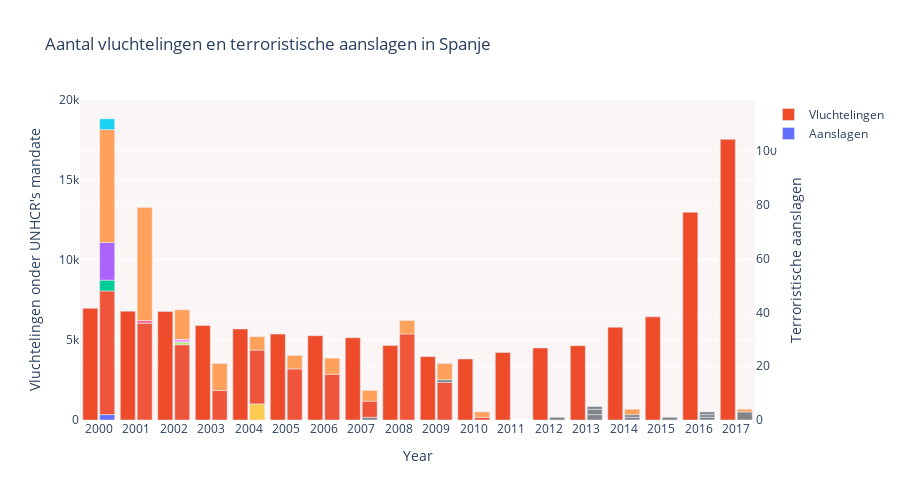

Notebook code cell kept with this figure:
### Markdown cell above
x

### Code cell
import plotly.graph_objs as go
import plotly.express as px
import pandas as pd
import geopandas as gpd
import matplotlib.pyplot as plt

df4 = pd.read_csv('migranten_per_jaar_per_land.csv')
df5 = df4[df4.Year.between(2000, 2017)]
df10 = df5[df5["Country of asylum"] == 'Spain']

df7 = pd.read_csv('aanslagen_per_jaar_per_land_per_groep.csv')
df8 = df7[df7.year.between(2000, 2017)]
df11 = df8[df8["country"] == 'Spain']

groups = df11['group'].unique()

color_map = {group: color for group, color in zip(groups, px.colors.qualitative.Plotly)}

fig = go.Figure()

fig.add_trace(go.Bar(
    x=df10['Year'],
    y=df10["Refugees under UNHCR's mandate"],
    marker_color='rgb(238, 75, 43)',
    name="Vluchtelingen",
    yaxis='y',
    offsetgroup=0,
    width=0.4
))

fig.add_trace(go.Bar(
    x=df11['year'],
    y=df11['count'],
    marker_color=[color_map.get(group, 'rgb(129, 133, 137)') for group in df11['group']],
    hovertext=df11['group'],
    name='Aanslagen',
    yaxis='y2',
    offsetgroup=1,
    width=0.4
))

fig.update_layout(
    title='Aantal vluchtelingen en terroristische aanslagen in Spanje',
    xaxis=dict(type='category', categoryorder='array', categoryarray=df10['Year']),
    yaxis=dict(range=[0, 20000], title="Vluchtelingen onder UNHCR's mandate", side='left'),
    yaxis2=dict(range=[0, 119], title="Terroristische aanslagen", overlaying='y', side='right'),
    xaxis_title='Year',
    height=500,
    bargap=0.1,
    plot_bgcolor='rgb(252, 245, 245)',
)

fig.show()

### Figure 1 — Plotly figure (JSON) as saved in the notebook; plotly's stock layout.template omitted (floating-point values rounded to 4 significant figures)
{"data": [{"marker": {"color": "rgb(238, 75, 43)"}, "name": "Vluchtelingen", "offsetgroup": "0", "type": "bar", "width": 0.4, "x": [2000, 2001, 2002, 2003, 2004, 2005, 2006, 2007, 2008, 2009, 2010, 2011, 2012, 2013, 2014, 2015, 2016, 2017], "y": [6982, 6804, 6783, 5912, 5690, 5369, 5269, 5143, 4649, 3960, 3814, 4220, 4502, 4641, 5797, 6447, 12983, 17541], "yaxis": "y"}, {"hovertext": ["Anarchists", "Basque Fatherland and Freedom (ETA)", "Basque extremists", "First of October Antifascist Resistance Group (GRAPO)", "Unknown", "Youths", "Basque Fatherland and Freedom (ETA)", "Haika", "Unknown", "Basque Fatherland and Freedom (ETA)", "CCCCC", "Neo-Nazi extremists", "Unknown", "Basque Fatherland and Freedom (ETA)", "Unknown", "Al-Qaida", "Basque Fatherland and Freedom (ETA)", "Unknown", "Basque Fatherland and Freedom (ETA)", "Unknown", "Basque Fatherland and Freedom (ETA)", "Unknown", "Anti-Independence extremists", "Basque Fatherland and Freedom (ETA)", "Unknown", "Basque Fatherland and Freedom (ETA)", "Unknown", "Basque Fatherland and Freedom (ETA)", "Basque Separatists", "Unknown", "Basque Fatherland and Freedom (ETA)", "Unknown", "Resistencia Galega", "Anti-Clerical Pro-Sex Toys Group", "Mateo Morral Insurrectionist Commandos", "Resistencia Galega", "Basque Separatists", "Resistencia Galega", "Unknown", "Ramiro Ledesma Social Centre", "Alde Hemendik Movement", "Muslim extremists", "Ramiro Ledesma Social Centre", "Muslim extremists", "Unknown"], "marker": {"color": ["#636EFA", "#EF553B", "#00CC96", "#AB63FA", "#FFA15A", "#19D3F3", "#EF553B", "#FF6692", "#FFA15A", "#EF553B", "#B6E880", "#FF97FF", "#FFA15A", "#EF553B", "#FFA15A", "#FECB52", "#EF553B", "#FFA15A", "#EF553B", "#FFA15A", "#EF553B", "#FFA15A", "rgb(129, 133, 137)", "#EF553B", "#FFA15A", "#EF553B", "#FFA15A", "#EF553B", "rgb(129, 133, 137)", "#FFA15A", "#EF553B", "#FFA15A", "rgb(129, 133, 137)", "rgb(129, 133, 137)", "rgb(129, 133, 137)", "rgb(129, 133, 137)", "rgb(129, 133, 137)", "rgb(129, 133, 137)", "#FFA15A", "rgb(129, 133, 137)", "rgb(129, 133, 137)", "rgb(129, 133, 137)", "rgb(129, 133, 137)", "rgb(129, 133, 137)", "#FFA15A"]}, "name": "Aanslagen", "offsetgroup": "1", "type": "bar", "width": 0.4, "x": [2000, 2000, 2000, 2000, 2000, 2000, 2001, 2001, 2001, 2002, 2002, 2002, 2002, 2003, 2003, 2004, 2004, 2004, 2005, 2005, 2006, 2006, 2007, 2007, 2007, 2008, 2008, 2009, 2009, 2009, 2010, 2010, 2012, 2013, 2013, 2013, 2014, 2014, 2014, 2015, 2016, 2016, 2016, 2017, 2017], "y": [2, 46, 4, 14, 42, 4, 36, 1, 42, 28, 1, 1, 11, 11, 10, 6, 20, 5, 19, 5, 17, 6, 1, 6, 4, 32, 5, 14, 1, 6, 1, 2, 1, 2, 2, 1, 1, 1, 2, 1, 1, 1, 1, 3, 1], "yaxis": "y2"}], "layout": {"bargap": 0.1, "height": 500, "plot_bgcolor": "rgb(252, 245, 245)", "title": {"text": "Aantal vluchtelingen en terroristische aanslagen in Spanje"}, "xaxis": {"categoryarray": [2000, 2001, 2002, 2003, 2004, 2005, 2006, 2007, 2008, 2009, 2010, 2011, 2012, 2013, 2014, 2015, 2016, 2017], "categoryorder": "array", "title": {"text": "Year"}, "type": "category"}, "yaxis": {"range": [0, 20000], "side": "left", "title": {"text": "Vluchtelingen onder UNHCR's mandate"}}, "yaxis2": {"overlaying": "y", "range": [0, 119], "side": "right", "title": {"text": "Terroristische aanslagen"}}}}
